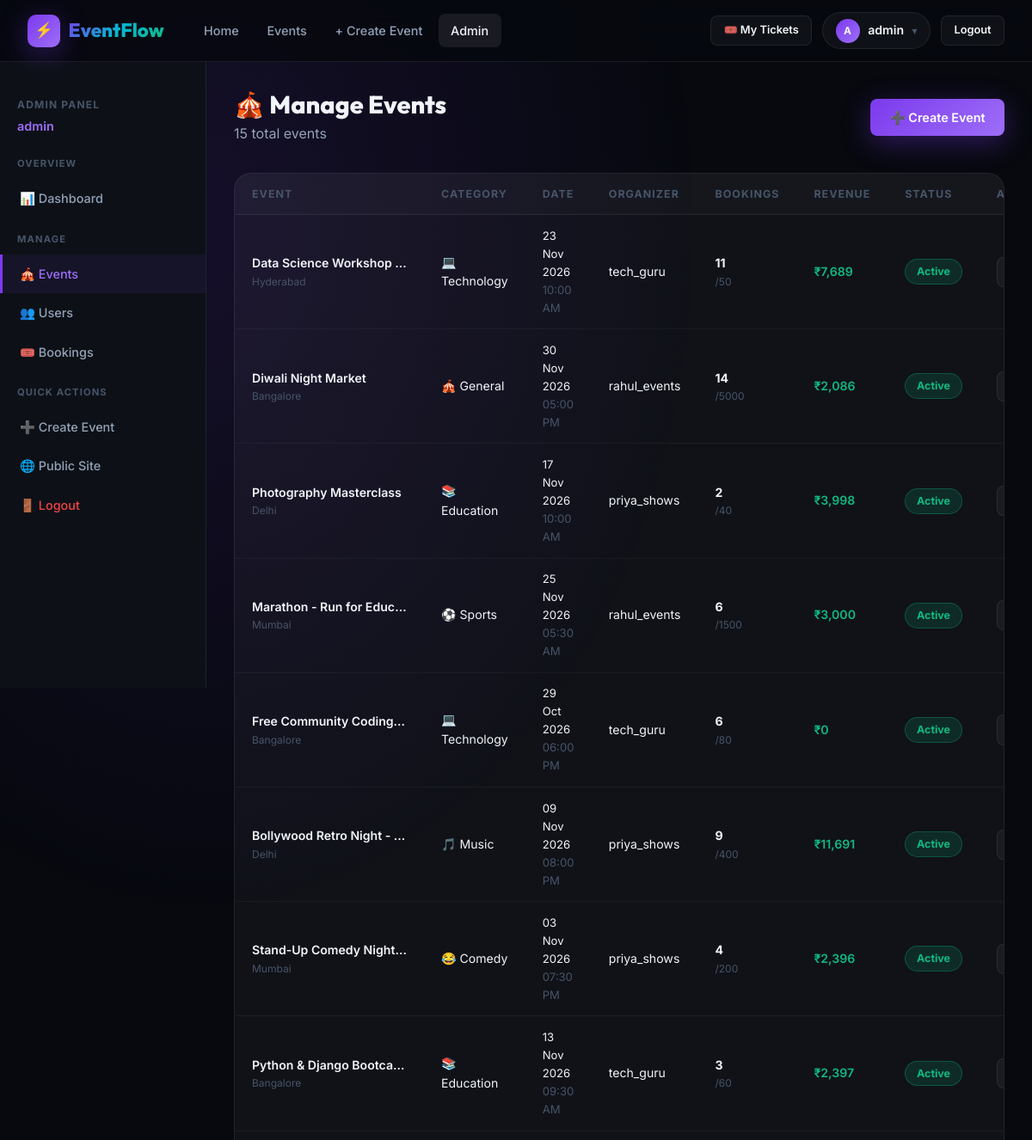
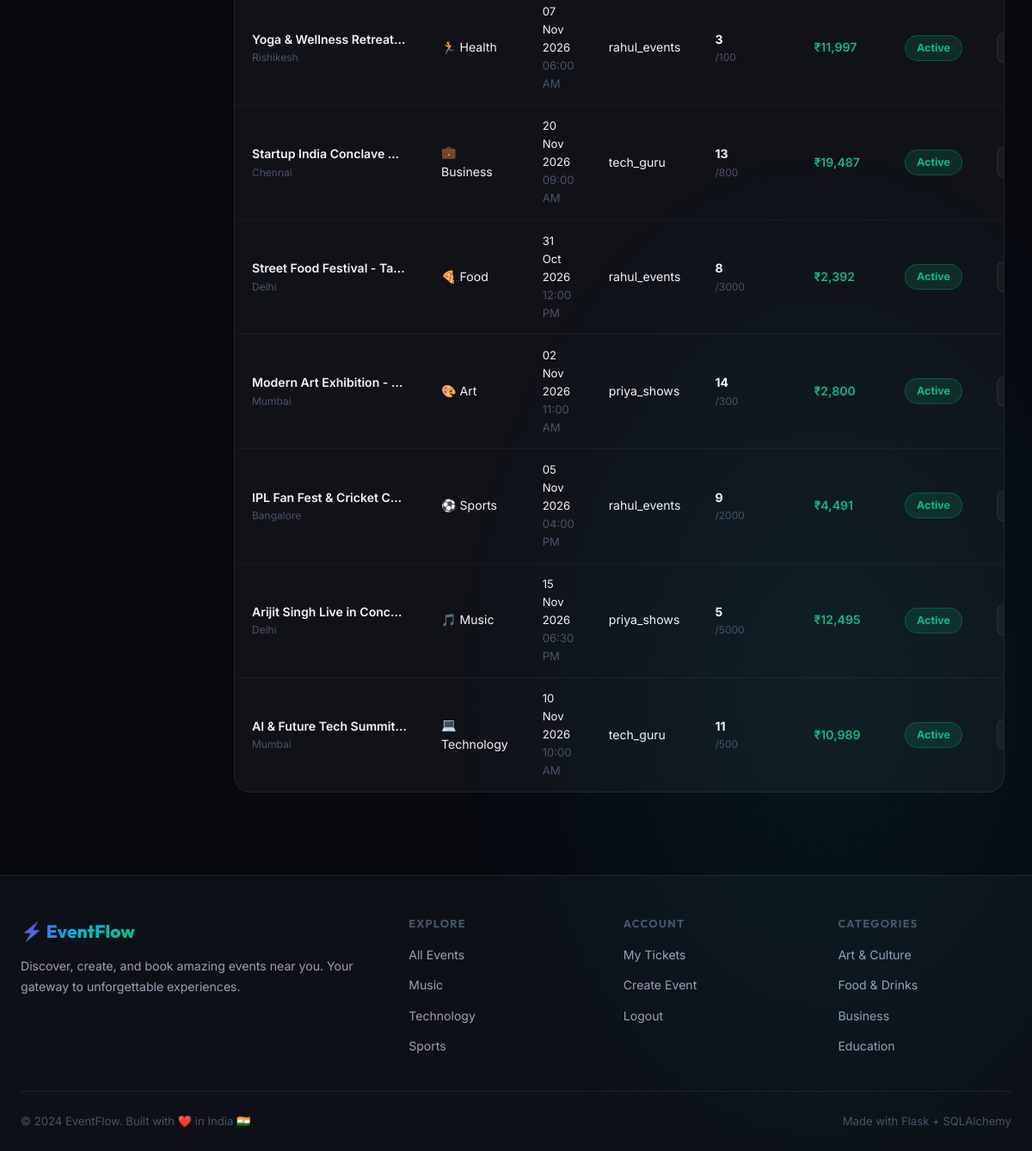
The app's page /admin/events (signed in) with its own data (2 pictures, top to bottom).
### app/models.py (models this page shows, shortened)
class User(UserMixin, db.Model):
    __tablename__ = 'users'
    id = db.Column(db.Integer, primary_key=True)
    username = db.Column(db.String(80), unique=True, nullable=False)
    email = db.Column(db.String(120), unique=True, nullable=False)
    password_hash = db.Column(db.String(256), nullable=False)
    role = db.Column(db.String(20), default='attendee')
    avatar = db.Column(db.String(200), default='default_avatar.png')
    bio = db.Column(db.Text, default='')
    is_active = db.Column(db.Boolean, default=True)
    created_at = db.Column(db.DateTime, default=datetime.utcnow)
    events = db.relationship('Event', backref='organizer', lazy=True, foreign_keys='Event.organizer_id')
    bookings = db.relationship('Booking', backref='user', lazy=True)
    def is_admin(self):
        return self.role == 'admin'
    def is_organizer(self):
        return self.role in ['organizer', 'admin']

class Event(db.Model):
    __tablename__ = 'events'
    id = db.Column(db.Integer, primary_key=True)
    title = db.Column(db.String(200), nullable=False)
    description = db.Column(db.Text, nullable=False)
    event_date = db.Column(db.Date, nullable=False)
    event_time = db.Column(db.Time, nullable=False)
    venue = db.Column(db.String(300), nullable=False)
    city = db.Column(db.String(100), nullable=False, default='')
    category = db.Column(db.String(50), default='General')
    capacity = db.Column(db.Integer, nullable=False, default=100)
    price = db.Column(db.Float, nullable=False, default=0.0)
    banner_image = db.Column(db.String(300), default='default_event.jpg')
    organizer_id = db.Column(db.Integer, db.ForeignKey('users.id'), nullable=False)
    is_featured = db.Column(db.Boolean, default=False)
    is_active = db.Column(db.Boolean, default=True)
    created_at = db.Column(db.DateTime, default=datetime.utcnow)
    bookings = db.relationship('Booking', backref='event', lazy=True)
    @property
    def booked_count(self):
        return sum(b.tickets_count for b in self.bookings if b.status == 'confirmed')
    @property
    def is_past(self):
        return self.event_date < datetime.utcnow().date()
    @property
    def revenue(self):
        return sum(b.total_price for b in self.bookings if b.status == 'confirmed')

class Booking(db.Model):
    __tablename__ = 'bookings'
    id = db.Column(db.Integer, primary_key=True)
    user_id = db.Column(db.Integer, db.ForeignKey('users.id'), nullable=False)
    event_id = db.Column(db.Integer, db.ForeignKey('events.id'), nullable=False)
    tickets_count = db.Column(db.Integer, nullable=False, default=1)
    total_price = db.Column(db.Float, nullable=False, default=0.0)
    status = db.Column(db.String(20), default='confirmed')
    booking_ref = db.Column(db.String(36), unique=True, default=lambda: str(uuid.uuid4())[:8].upper())
    qr_code_path = db.Column(db.String(300), default='')
    attendee_name = db.Column(db.String(100), default='')
    attendee_email = db.Column(db.String(120), default='')
    created_at = db.Column(db.DateTime, default=datetime.utcnow)

### app/admin/routes.py (the view)
@admin.route('/events')
@login_required
@admin_required
def events():
    all_events = Event.query.order_by(Event.created_at.desc()).all()
    return render_template('admin/events.html', events=all_events, title='Manage Events')

### app/admin/routes.py (called while the page is built)
def admin_required(f):
    @wraps(f)
    def decorated(*args, **kwargs):
        if not current_user.is_authenticated or not current_user.is_admin():
            abort(403)
        return f(*args, **kwargs)
    return decorated

### app/models.py (called while the page is built)
@login_manager.user_loader
def load_user(user_id):
    return User.query.get(int(user_id))

### app/templates/admin/events.html (shortened to what this page needs)
{% extends 'admin/layout.html' %}
{% set cat_icons = {'Music':'🎵','Technology':'💻','Sports':'⚽','Art':'🎨','Food':'🍕','Business':'💼','Health':'🏃','Education':'📚','Comedy':'😂','General':'🎪'} %}
{% block admin_content %}
<div style="display:flex;align-items:center;justify-content:space-between;margin-bottom:2rem;">
  <div>
    <h1 style="font-size:1.8rem;font-weight:800;margin-bottom:0.3rem;">🎪 Manage Events</h1>
    <p style="color:var(--text-secondary);">{{ events|length }} total events</p>
  </div>
  <a href="{{ url_for('events.create') }}" class="btn btn-primary">➕ Create Event</a>
</div>
<div class="data-table-wrapper">
  <table class="data-table">
    <thead><tr>
      <th>Event</th><th>Category</th><th>Date</th><th>Organizer</th><th>Bookings</th><th>Revenue</th><th>Status</th><th>Actions</th>
    </tr></thead>
    <tbody>
      {% for event in events %}
        <tr>
          <td>
            <div style="font-weight:600;max-width:180px;overflow:hidden;text-overflow:ellipsis;white-space:nowrap;">{{ event.title }}</div>
            <div style="font-size:0.75rem;color:var(--text-muted);">{{ event.city }}</div>
          </td>
          <td>{{ cat_icons.get(event.category,'🎪') }} {{ event.category }}</td>
          <td style="font-size:0.82rem;">
            {{ event.event_date.strftime('%d %b %Y') }}<br/>
            <span style="color:var(--text-muted);">{{ event.event_time.strftime('%I:%M %p') }}</span>
          </td>
          <td>{{ event.organizer.username }}</td>
          <td>
            <div style="font-weight:700;">{{ event.booked_count }}</div>
            <div style="font-size:0.75rem;color:var(--text-muted);">/{{ event.capacity }}</div>
          </td>
          <td style="font-weight:600;color:var(--green);">₹{{ '{:,.0f}'.format(event.revenue) }}</td>
          <td>
            {% if not event.is_active %}
              <span class="status-badge status-cancelled">Deleted</span>
            {% elif event.is_past %}
              <span class="status-badge" style="background:rgba(71,85,105,0.2);color:#94a3b8;border:1px solid rgba(71,85,105,0.3);">Past</span>
            {% else %}
              <span class="status-badge status-confirmed">Active</span>
            {% endif %}
          </td>
          <td>
            <div style="display:flex;gap:0.5rem;">
              <a href="{{ url_for('events.detail', event_id=event.id) }}" class="btn btn-sm btn-secondary">View</a>
            </div>
          </td>
        </tr>
      {% endfor %}
    </tbody>
  </table>
</div>
{% endblock %}

### app/templates/admin/layout.html
{% extends 'base.html' %}
{% block content %}
<div class="admin-layout">
  <aside class="admin-sidebar">
    <div style="padding:1rem 1.25rem 1.5rem;">
      <div style="font-size:0.75rem;font-weight:700;color:var(--text-muted);text-transform:uppercase;letter-spacing:0.1em;margin-bottom:0.25rem;">Admin Panel</div>
      <div style="font-size:0.9rem;font-weight:600;color:var(--violet-light);">{{ current_user.username }}</div>
    </div>
    <div class="admin-sidebar-title">Overview</div>
    <a href="{{ url_for('admin.dashboard') }}" class="admin-nav-item {{ 'active' if request.endpoint == 'admin.dashboard' }}">
      📊 Dashboard
    </a>
    <div class="admin-sidebar-title" style="margin-top:1rem;">Manage</div>
    <a href="{{ url_for('admin.events') }}" class="admin-nav-item {{ 'active' if request.endpoint == 'admin.events' }}">
      🎪 Events
    </a>
    <a href="{{ url_for('admin.users') }}" class="admin-nav-item {{ 'active' if request.endpoint == 'admin.users' }}">
      👥 Users
    </a>
    <a href="{{ url_for('admin.all_bookings') }}" class="admin-nav-item {{ 'active' if request.endpoint == 'admin.all_bookings' }}">
      🎟️ Bookings
    </a>
    <div class="admin-sidebar-title" style="margin-top:1rem;">Quick Actions</div>
    <a href="{{ url_for('events.create') }}" class="admin-nav-item">➕ Create Event</a>
    <a href="{{ url_for('events.list_events') }}" class="admin-nav-item">🌐 Public Site</a>
    <a href="{{ url_for('auth.logout') }}" class="admin-nav-item" style="color:var(--red);">🚪 Logout</a>
  </aside>
  <main class="admin-content">
    {% block admin_content %}{% endblock %}
  </main>
</div>
{% endblock %}

### app/templates/base.html (shortened to what this page needs)
<!DOCTYPE html>
<html lang="en">
<head>
  <link rel="stylesheet" href="{{ url_for('static', filename='css/style.css') }}"/>
</head>
<body>
<nav class="navbar" id="navbar">
  <div class="nav-container">
    <a href="{{ url_for('main.index') }}" class="nav-logo">
      <div class="logo-icon">⚡</div>
      <span class="gradient-text">EventFlow</span>
    </a>
    <div class="nav-links">
      <a href="{{ url_for('main.index') }}" class="{{ 'active' if request.endpoint == 'main.index' }}">Home</a>
      <a href="{{ url_for('events.list_events') }}" class="{{ 'active' if request.blueprint == 'events' }}">Events</a>
      {% if current_user.is_authenticated and current_user.is_organizer() %}
        <a href="{{ url_for('events.create') }}" class="{{ 'active' if request.endpoint == 'events.create' }}">+ Create Event</a>
      {% endif %}
      {% if current_user.is_authenticated and current_user.is_admin() %}
        <a href="{{ url_for('admin.dashboard') }}" class="{{ 'active' if request.blueprint == 'admin' }}">Admin</a>
      {% endif %}
    </div>
    <div class="nav-actions">
      {% if current_user.is_authenticated %}
        <a href="{{ url_for('bookings.my_bookings') }}" class="btn btn-secondary btn-sm">🎟️ My Tickets</a>
        <div class="nav-user">
          <div class="nav-avatar">{{ current_user.username[0].upper() }}</div>
          <span style="font-size:0.88rem;font-weight:600;">{{ current_user.username }}</span>
          <span style="color:var(--text-muted);font-size:0.75rem;">▾</span>
        </div>
        <a href="{{ url_for('auth.logout') }}" class="btn btn-secondary btn-sm">Logout</a>
      {% else %}
        <a href="{{ url_for('auth.login') }}" class="btn btn-secondary btn-sm">Sign In</a>
        <a href="{{ url_for('auth.register') }}" class="btn btn-primary btn-sm">Get Started</a>
      {% endif %}
    </div>
  </div>
</nav>
<div class="page-wrapper">
  {% block content %}{% endblock %}
</div>
<footer class="footer">
  <div class="container">
    <div class="footer-grid">
      <div class="footer-brand">
        <div class="brand-title"><span class="gradient-text">⚡ EventFlow</span></div>
        <p>Discover, create, and book amazing events near you. Your gateway to unforgettable experiences.</p>
      </div>
      <div class="footer-col">
        <h4>Explore</h4>
        <ul>
          <li><a href="{{ url_for('events.list_events') }}">All Events</a></li>
          <li><a href="{{ url_for('events.list_events', category='Music') }}">Music</a></li>
          <li><a href="{{ url_for('events.list_events', category='Technology') }}">Technology</a></li>
          <li><a href="{{ url_for('events.list_events', category='Sports') }}">Sports</a></li>
        </ul>
      </div>
      <div class="footer-col">
        <h4>Account</h4>
        <ul>
          {% if current_user.is_authenticated %}
            <li><a href="{{ url_for('bookings.my_bookings') }}">My Tickets</a></li>
            {% if current_user.is_organizer() %}
              <li><a href="{{ url_for('events.create') }}">Create Event</a></li>
            {% endif %}
            <li><a href="{{ url_for('auth.logout') }}">Logout</a></li>
          {% else %}
            <li><a href="{{ url_for('auth.login') }}">Sign In</a></li>
            <li><a href="{{ url_for('auth.register') }}">Register</a></li>
          {% endif %}
        </ul>
      </div>
      <div class="footer-col">
        <h4>Categories</h4>
        <ul>
          <li><a href="{{ url_for('events.list_events', category='Art') }}">Art & Culture</a></li>
          <li><a href="{{ url_for('events.list_events', category='Food') }}">Food & Drinks</a></li>
          <li><a href="{{ url_for('events.list_events', category='Business') }}">Business</a></li>
          <li><a href="{{ url_for('events.list_events', category='Education') }}">Education</a></li>
        </ul>
      </div>
    </div>
    <div class="footer-bottom">
      <span>© 2024 EventFlow. Built with ❤️ in India 🇮🇳</span>
      <span>Made with Flask + SQLAlchemy</span>
    </div>
  </div>
</footer>
</body>
</html>

### records on screen
User: username "A", username "admin"
Event: title "Data Science Workshop…", city "Hyderabad", get "💻", category "Technology", event_date "23 Nov 2026", event_time "10:00 AM", organizer.username "tech_guru", booked_count "11", capacity "50", is_active "Active"
Booking: revenue "7,689"
Event: title "Diwali Night Market", city "Bangalore", get "🎪", category "General", event_date "30 Nov 2026", event_time "05:00 PM", organizer.username "rahul_events", booked_count "14", capacity "5000", is_active "Active"
Booking: revenue "2,086"
Event: title "Photography Masterclass", city "Delhi", get "📚", category "Education", event_date "17 Nov 2026", event_time "10:00 AM", organizer.username "priya_shows", booked_count "2", capacity "40", is_active "Active"
Booking: revenue "3,998"
Event: title "Marathon - Run for Educ…", city "Mumbai", get "⚽", category "Sports", event_date "25 Nov 2026", event_time "05:30 AM", organizer.username "rahul_events", booked_count "6", capacity "1500", is_active "Active"
Booking: revenue "3,000"
Event: title "Free Community Coding…", city "Bangalore", get "💻", category "Technology", event_date "29 Oct 2026", event_time "06:00 PM", organizer.username "tech_guru", booked_count "6", capacity "80", is_active "Active"
Booking: revenue "0"
Event: title "Bollywood Retro Night -…", city "Delhi", get "🎵", category "Music", event_date "09 Nov 2026", event_time "08:00 PM", organizer.username "priya_shows", booked_count "9", capacity "400", is_active "Active"
Booking: revenue "11,691"
Event: title "Stand-Up Comedy Night…", city "Mumbai", get "😂", category "Comedy", event_date "03 Nov 2026", event_time "07:30 PM", organizer.username "priya_shows", booked_count "4", capacity "200", is_active "Active"
Booking: revenue "2,396"
Event: title "Python & Django Bootca…", city "Bangalore", get "📚", category "Education", event_date "13 Nov 2026", event_time "09:30 AM", organizer.username "tech_guru", booked_count "3", capacity "60", is_active "Active"
Booking: revenue "2,397"
Event: title "Yoga & Wellness Retreat…", city "Rishikesh", get "🏃", category "Health", event_date "07 Nov 2026", event_time "06:00 AM", organizer.username "rahul_events", booked_count "3", capacity "100", is_active "Active"
Booking: revenue "11,997"
Event: title "Startup India Conclave…", city "Chennai", get "💼", category "Business", event_date "20 Nov 2026", event_time "09:00 AM", organizer.username "tech_guru", booked_count "13", capacity "800", is_active "Active"
Booking: revenue "19,487"
Event: title "Street Food Festival - Ta…", city "Delhi", get "🍕", category "Food", event_date "31 Oct 2026", event_time "12:00 PM", organizer.username "rahul_events", booked_count "8", capacity "3000", is_active "Active"
Booking: revenue "2,392"
Event: title "Modern Art Exhibition -…", city "Mumbai", get "🎨", category "Art", event_date "02 Nov 2026", event_time "11:00 AM", organizer.username "priya_shows", booked_count "14", capacity "300", is_active "Active"
Booking: revenue "2,800"
Event: title "IPL Fan Fest & Cricket C…", city "Bangalore", get "⚽", category "Sports", event_date "05 Nov 2026", event_time "04:00 PM", organizer.username "rahul_events", booked_count "9", capacity "2000", is_active "Active"
Booking: revenue "4,491"
Event: title "Arijit Singh Live in Concert", city "Delhi", get "🎵", category "Music", event_date "15 Nov 2026", event_time "06:30 PM", organizer.username "priya_shows", booked_count "5", capacity "5000", is_active "Active"
Booking: revenue "12,495"
Event: title "AI & Future Tech Summit…", city "Mumbai", get "💻", category "Technology", event_date "10 Nov 2026", event_time "10:00 AM", organizer.username "tech_guru", booked_count "11", capacity "500", is_active "Active"
Booking: revenue "10,989"

### other values on screen
{{ events|length }} "15"
